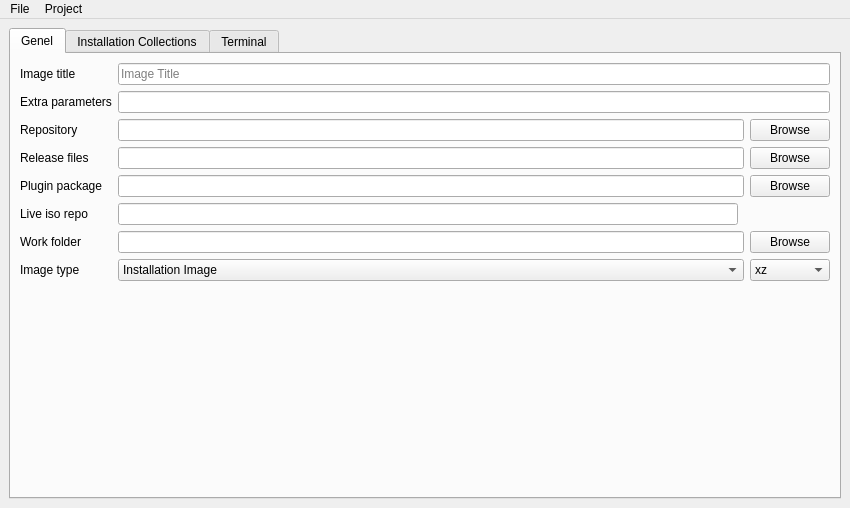
<?xml version="1.0" encoding="UTF-8"?>
<ui version="4.0">
 <class>MainWindow</class>
 <widget class="QMainWindow" name="MainWindow">
  <property name="geometry">
   <rect>
    <x>0</x>
    <y>0</y>
    <width>850</width>
    <height>508</height>
   </rect>
  </property>
  <property name="windowTitle">
   <string>Pisiman</string>
  </property>
  <property name="windowIcon">
   <iconset resource="raw.qrc">
    <normaloff>:/raw/pics/pardusman.png</normaloff>:/raw/pics/pardusman.png</iconset>
  </property>
  <widget class="QWidget" name="centralwidget">
   <layout class="QGridLayout" name="gridLayout_5">
    <item row="0" column="0">
     <widget class="QTabWidget" name="tabWidget">
      <property name="currentIndex">
       <number>0</number>
      </property>
      <widget class="QWidget" name="tab">
       <attribute name="title">
        <string>Genel</string>
       </attribute>
       <layout class="QGridLayout" name="gridLayout_2">
        <item row="0" column="0">
         <layout class="QGridLayout" name="gridLayout">
          <item row="7" column="3">
           <widget class="QComboBox" name="comboCompression">
            <item>
             <property name="text">
              <string>xz</string>
             </property>
            </item>
            <item>
             <property name="text">
              <string>gzip</string>
             </property>
            </item>
            <item>
             <property name="text">
              <string>lzma</string>
             </property>
            </item>
            <item>
             <property name="text">
              <string>lzo</string>
             </property>
            </item>
            <item>
             <property name="text">
              <string>zstd</string>
             </property>
            </item>
           </widget>
          </item>
          <item row="4" column="1" colspan="2">
           <widget class="QLineEdit" name="linePluginPackage"/>
          </item>
          <item row="2" column="0">
           <widget class="QLabel" name="label_3">
            <property name="text">
             <string>Repository</string>
            </property>
           </widget>
          </item>
          <item row="3" column="3">
           <widget class="QPushButton" name="pushBrowseReleaseFiles">
            <property name="text">
             <string>Browse</string>
            </property>
           </widget>
          </item>
          <item row="1" column="0">
           <widget class="QLabel" name="label_5">
            <property name="sizePolicy">
             <sizepolicy hsizetype="Fixed" vsizetype="Preferred">
              <horstretch>0</horstretch>
              <verstretch>0</verstretch>
             </sizepolicy>
            </property>
            <property name="text">
             <string>Extra parameters</string>
            </property>
           </widget>
          </item>
          <item row="2" column="3">
           <widget class="QPushButton" name="pushBrowseRepository">
            <property name="sizePolicy">
             <sizepolicy hsizetype="Fixed" vsizetype="Fixed">
              <horstretch>0</horstretch>
              <verstretch>0</verstretch>
             </sizepolicy>
            </property>
            <property name="text">
             <string>Browse</string>
            </property>
           </widget>
          </item>
          <item row="7" column="0">
           <widget class="QLabel" name="label_7">
            <property name="text">
             <string>Image type</string>
            </property>
           </widget>
          </item>
          <item row="0" column="1" colspan="3">
           <widget class="QLineEdit" name="lineTitle">
            <property name="toolTip">
             <string>The title of the Pardus image</string>
            </property>
            <property name="placeholderText">
             <string>Image Title</string>
            </property>
           </widget>
          </item>
          <item row="1" column="1" colspan="3">
           <widget class="QLineEdit" name="lineParameters">
            <property name="toolTip">
             <string>Extra parameters to pass to the kernel command line during boot.</string>
            </property>
           </widget>
          </item>
          <item row="7" column="1" colspan="2">
           <widget class="QComboBox" name="comboType">
            <item>
             <property name="text">
              <string>Installation Image</string>
             </property>
            </item>
            <item>
             <property name="text">
              <string>Live Image</string>
             </property>
            </item>
           </widget>
          </item>
          <item row="3" column="1" colspan="2">
           <widget class="QLineEdit" name="lineReleaseFiles">
            <property name="toolTip">
             <string>Path to the local directory which contains metadata about the image like the release notes, etc.</string>
            </property>
           </widget>
          </item>
          <item row="6" column="3">
           <widget class="QPushButton" name="pushBrowseWorkFolder">
            <property name="text">
             <string>Browse</string>
            </property>
           </widget>
          </item>
          <item row="4" column="3">
           <widget class="QPushButton" name="pushBrowsePluginPackage">
            <property name="text">
             <string>Browse</string>
            </property>
           </widget>
          </item>
          <item row="3" column="0">
           <widget class="QLabel" name="label_4">
            <property name="text">
             <string>Release files</string>
            </property>
           </widget>
          </item>
          <item row="6" column="0">
           <widget class="QLabel" name="label_2">
            <property name="text">
             <string>Work folder</string>
            </property>
           </widget>
          </item>
          <item row="0" column="0">
           <widget class="QLabel" name="label">
            <property name="text">
             <string>Image title</string>
            </property>
           </widget>
          </item>
          <item row="6" column="1" colspan="2">
           <widget class="QLineEdit" name="lineWorkFolder">
            <property name="toolTip">
             <string>Path to the directory where Pardusman will work and create the related files and directories</string>
            </property>
           </widget>
          </item>
          <item row="2" column="1" colspan="2">
           <widget class="QLineEdit" name="lineRepository">
            <property name="toolTip">
             <string>Local or remote URL of the repository index from which the image will be created</string>
            </property>
           </widget>
          </item>
          <item row="4" column="0">
           <widget class="QLabel" name="label_6">
            <property name="text">
             <string>Plugin package</string>
            </property>
           </widget>
          </item>
          <item row="5" column="0">
           <widget class="QLabel" name="label_8">
            <property name="text">
             <string>Live iso repo</string>
            </property>
           </widget>
          </item>
          <item row="5" column="1">
           <widget class="QLineEdit" name="lineLiveIsoRepo">
            <property name="text">
             <string/>
            </property>
            <property name="placeholderText">
             <string/>
            </property>
           </widget>
          </item>
         </layout>
        </item>
        <item row="1" column="0">
         <spacer name="verticalSpacer">
          <property name="orientation">
           <enum>Qt::Vertical</enum>
          </property>
          <property name="sizeHint" stdset="0">
           <size>
            <width>20</width>
            <height>329</height>
           </size>
          </property>
         </spacer>
        </item>
       </layout>
      </widget>
      <widget class="QWidget" name="tab_2">
       <attribute name="title">
        <string>Installation Collections</string>
       </attribute>
       <layout class="QGridLayout" name="gridLayout_3">
        <item row="0" column="1">
         <widget class="QPushButton" name="pushAddCollection">
          <property name="text">
           <string>Add</string>
          </property>
         </widget>
        </item>
        <item row="1" column="1">
         <widget class="QPushButton" name="pushModifyCollection">
          <property name="text">
           <string>Modify</string>
          </property>
         </widget>
        </item>
        <item row="2" column="1">
         <widget class="QPushButton" name="pushRemoveCollection">
          <property name="text">
           <string>Remove</string>
          </property>
         </widget>
        </item>
        <item row="3" column="1">
         <widget class="QPushButton" name="pushSetDefaultCollection">
          <property name="enabled">
           <bool>true</bool>
          </property>
          <property name="text">
           <string>Set as Default</string>
          </property>
          <property name="checkable">
           <bool>true</bool>
          </property>
          <property name="checked">
           <bool>true</bool>
          </property>
         </widget>
        </item>
        <item row="4" column="1">
         <widget class="QCheckBox" name="checkCollection">
          <property name="text">
           <string>Collection Base</string>
          </property>
         </widget>
        </item>
        <item row="5" column="1">
         <spacer name="verticalSpacer_2">
          <property name="orientation">
           <enum>Qt::Vertical</enum>
          </property>
          <property name="sizeHint" stdset="0">
           <size>
            <width>20</width>
            <height>416</height>
           </size>
          </property>
         </spacer>
        </item>
        <item row="0" column="0" rowspan="6">
         <widget class="QListWidget" name="listPackageCollection"/>
        </item>
       </layout>
      </widget>
      <widget class="QWidget" name="tab_3">
       <attribute name="title">
        <string>Terminal</string>
       </attribute>
       <layout class="QGridLayout" name="gridLayout_6">
        <item row="0" column="0">
         <layout class="QVBoxLayout" name="terminalLayout"/>
        </item>
       </layout>
      </widget>
     </widget>
    </item>
   </layout>
  </widget>
  <widget class="QMenuBar" name="menubar">
   <property name="geometry">
    <rect>
     <x>0</x>
     <y>0</y>
     <width>850</width>
     <height>30</height>
    </rect>
   </property>
   <widget class="QMenu" name="menuFile">
    <property name="title">
     <string>File</string>
    </property>
    <addaction name="actionNew"/>
    <addaction name="actionOpen"/>
    <addaction name="separator"/>
    <addaction name="actionSave"/>
    <addaction name="actionSaveAs"/>
    <addaction name="separator"/>
    <addaction name="actionExit"/>
   </widget>
   <widget class="QMenu" name="menuProject">
    <property name="title">
     <string>Project</string>
    </property>
    <widget class="QMenu" name="menuCommands">
     <property name="title">
      <string>Commands</string>
     </property>
     <addaction name="actionMake_Repo"/>
     <addaction name="separator"/>
     <addaction name="actionMake_Live"/>
     <addaction name="actionPack_Live"/>
     <addaction name="separator"/>
     <addaction name="actionMake_Iso"/>
    </widget>
    <widget class="QMenu" name="menuMissing_Packages">
     <property name="title">
      <string>Missing Packages</string>
     </property>
     <addaction name="actionCheck_Repo"/>
     <addaction name="actionDownloadMissingPackages"/>
    </widget>
    <addaction name="actionUpdateRepo"/>
    <addaction name="separator"/>
    <addaction name="actionPackages"/>
    <addaction name="actionInstallationImagePackages"/>
    <addaction name="actionLanguages"/>
    <addaction name="separator"/>
    <addaction name="actionMakeImage"/>
    <addaction name="menuCommands"/>
    <addaction name="menuMissing_Packages"/>
   </widget>
   <addaction name="menuFile"/>
   <addaction name="menuProject"/>
  </widget>
  <action name="actionNew">
   <property name="icon">
    <iconset resource="raw.qrc">
     <normaloff>:/raw/pics/document-new.png</normaloff>:/raw/pics/document-new.png</iconset>
   </property>
   <property name="text">
    <string>New</string>
   </property>
  </action>
  <action name="actionOpen">
   <property name="icon">
    <iconset resource="raw.qrc">
     <normaloff>:/raw/pics/document-open.png</normaloff>:/raw/pics/document-open.png</iconset>
   </property>
   <property name="text">
    <string>Open...</string>
   </property>
   <property name="shortcut">
    <string>Ctrl+O</string>
   </property>
  </action>
  <action name="actionSave">
   <property name="icon">
    <iconset resource="raw.qrc">
     <normaloff>:/raw/pics/document-save.png</normaloff>:/raw/pics/document-save.png</iconset>
   </property>
   <property name="text">
    <string>Save</string>
   </property>
  </action>
  <action name="actionSaveAs">
   <property name="icon">
    <iconset resource="raw.qrc">
     <normaloff>:/raw/pics/document-save-as.png</normaloff>:/raw/pics/document-save-as.png</iconset>
   </property>
   <property name="text">
    <string>Save As...</string>
   </property>
  </action>
  <action name="actionExit">
   <property name="icon">
    <iconset resource="raw.qrc">
     <normaloff>:/raw/pics/application-exit.png</normaloff>:/raw/pics/application-exit.png</iconset>
   </property>
   <property name="text">
    <string>Exit</string>
   </property>
  </action>
  <action name="actionUpdateRepo">
   <property name="icon">
    <iconset resource="raw.qrc">
     <normaloff>:/raw/pics/view-refresh.png</normaloff>:/raw/pics/view-refresh.png</iconset>
   </property>
   <property name="text">
    <string>Update Repo</string>
   </property>
   <property name="shortcut">
    <string>F5</string>
   </property>
  </action>
  <action name="actionPackages">
   <property name="icon">
    <iconset resource="raw.qrc">
     <normaloff>:/raw/pics/applications-other.png</normaloff>:/raw/pics/applications-other.png</iconset>
   </property>
   <property name="text">
    <string>Packages...</string>
   </property>
  </action>
  <action name="actionInstallationImagePackages">
   <property name="icon">
    <iconset resource="raw.qrc">
     <normaloff>:/raw/pics/applications-other.png</normaloff>:/raw/pics/applications-other.png</iconset>
   </property>
   <property name="text">
    <string>Installation Image Packages...</string>
   </property>
  </action>
  <action name="actionLanguages">
   <property name="icon">
    <iconset resource="raw.qrc">
     <normaloff>:/raw/pics/applications-education-language.png</normaloff>:/raw/pics/applications-education-language.png</iconset>
   </property>
   <property name="text">
    <string>Languages...</string>
   </property>
  </action>
  <action name="actionMakeImage">
   <property name="icon">
    <iconset resource="raw.qrc">
     <normaloff>:/raw/pics/media-optical.png</normaloff>:/raw/pics/media-optical.png</iconset>
   </property>
   <property name="text">
    <string>Make Image</string>
   </property>
   <property name="shortcut">
    <string>Ctrl+R</string>
   </property>
  </action>
  <action name="actionMake_Repo">
   <property name="text">
    <string>Make Repo</string>
   </property>
  </action>
  <action name="actionCheck_Repo">
   <property name="text">
    <string>Check Repo</string>
   </property>
  </action>
  <action name="actionMake_Live">
   <property name="text">
    <string>Make Live</string>
   </property>
  </action>
  <action name="actionPack_Live">
   <property name="text">
    <string>Pack Live</string>
   </property>
  </action>
  <action name="actionMake_Iso">
   <property name="text">
    <string>Make Iso</string>
   </property>
   <property name="shortcut">
    <string>Ctrl+Shift+C</string>
   </property>
  </action>
  <action name="actionCheck">
   <property name="text">
    <string>Check</string>
   </property>
  </action>
  <action name="actionDownloadMissingPackages">
   <property name="text">
    <string>Download Missing Packages</string>
   </property>
  </action>
 </widget>
 <tabstops>
  <tabstop>lineTitle</tabstop>
  <tabstop>lineParameters</tabstop>
  <tabstop>lineRepository</tabstop>
  <tabstop>lineReleaseFiles</tabstop>
  <tabstop>linePluginPackage</tabstop>
  <tabstop>lineWorkFolder</tabstop>
  <tabstop>comboType</tabstop>
  <tabstop>pushBrowseRepository</tabstop>
  <tabstop>pushBrowseReleaseFiles</tabstop>
  <tabstop>pushBrowsePluginPackage</tabstop>
  <tabstop>pushBrowseWorkFolder</tabstop>
  <tabstop>comboCompression</tabstop>
 </tabstops>
 <resources>
  <include location="raw.qrc"/>
 </resources>
 <connections/>
</ui>
